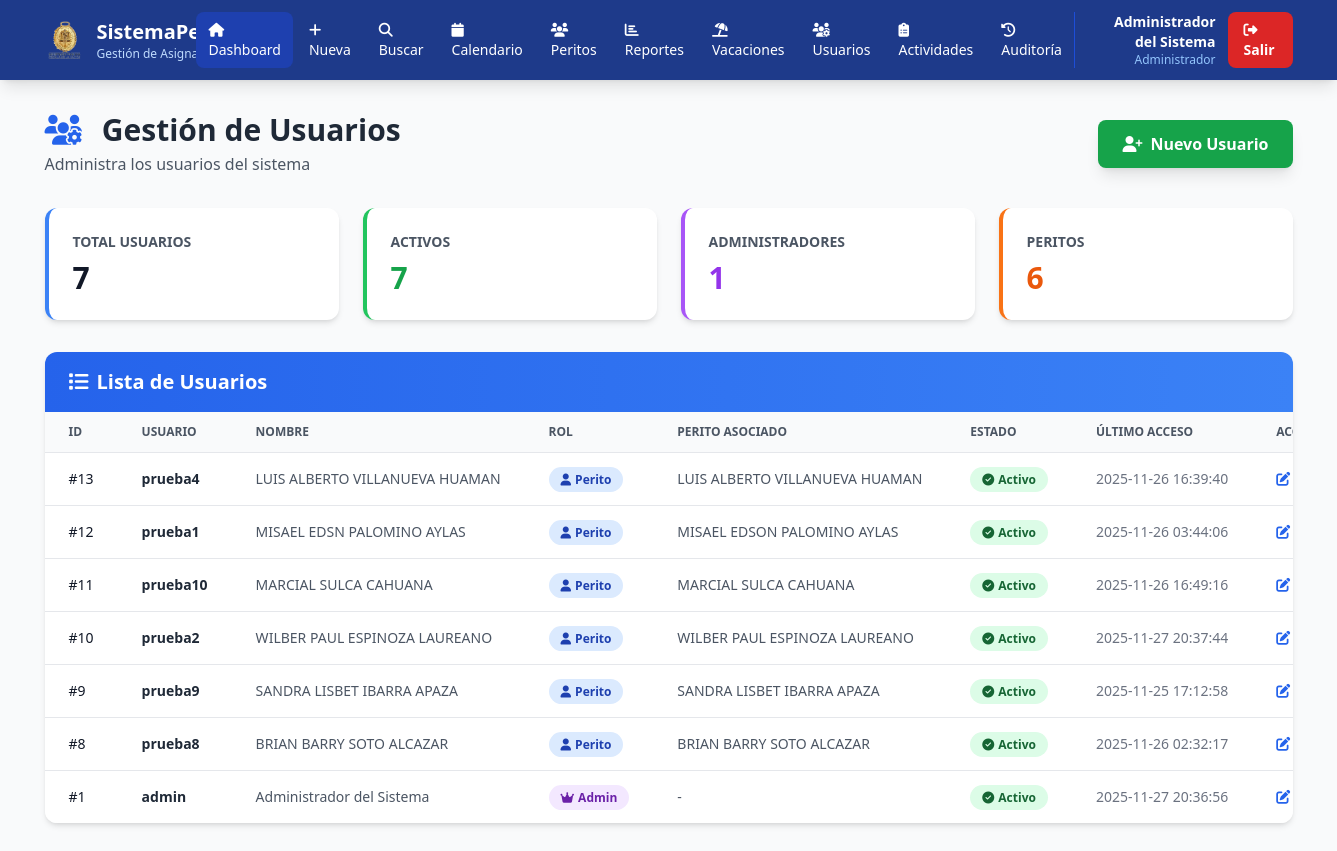
Before: /usuarios (signed in) with the older database file.
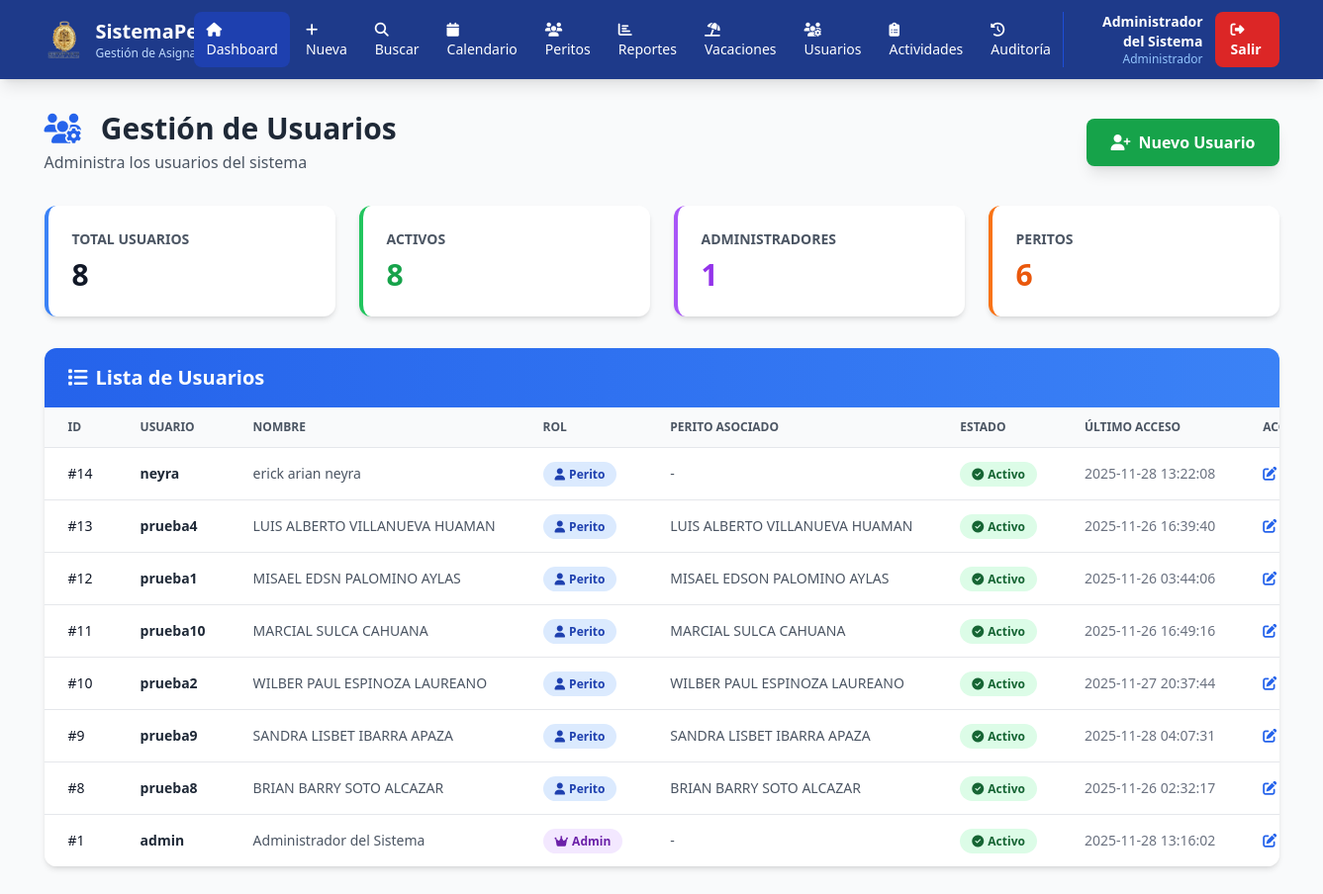
After: the same page with the newer database file.
### tables this page shows
CREATE TABLE usuarios (
            id INTEGER PRIMARY KEY AUTOINCREMENT,
            usuario TEXT UNIQUE NOT NULL,
            password TEXT NOT NULL,
            rol TEXT NOT NULL,
            perito_id INTEGER,
            nombre_completo TEXT,
            email TEXT,
            activo INTEGER DEFAULT 1,
            primer_inicio INTEGER DEFAULT 1,
            fecha_creacion TIMESTAMP DEFAULT CURRENT_TIMESTAMP,
            ultimo_acceso TIMESTAMP,
            FOREIGN KEY (perito_id) REFERENCES peritos(id)
        );

CREATE TABLE peritos (
            id INTEGER PRIMARY KEY AUTOINCREMENT,
            nombre_completo TEXT NOT NULL,
            tipo TEXT NOT NULL,
            estado TEXT DEFAULT 'Activo',
            fecha_creacion TIMESTAMP DEFAULT CURRENT_TIMESTAMP
        );

### app.py (the view)
@app.route('/usuarios')
@admin_required
def gestion_usuarios():
    conn = sqlite3.connect('database.db')
    conn.row_factory = sqlite3.Row
    cursor = conn.cursor()
    cursor.execute('''
        SELECT u.*, p.nombre_completo as perito_nombre
        FROM usuarios u
        LEFT JOIN peritos p ON u.perito_id = p.id
        ORDER BY u.fecha_creacion DESC
    ''')
    usuarios = []
    for row in cursor.fetchall():
        usuarios.append({
            'id': row['id'],
            'usuario': row['usuario'],
            'rol': row['rol'],
            'perito_id': row['perito_id'],
            'perito_nombre': row['perito_nombre'],
            'nombre_completo': row['nombre_completo'],
            'email': row['email'],
            'activo': row['activo'],
            'primer_inicio': row['primer_inicio'],
            'fecha_creacion': row['fecha_creacion'],
            'ultimo_acceso': row['ultimo_acceso']
        })
    cursor.execute('SELECT id, nombre_completo, tipo FROM peritos WHERE estado = "Activo" ORDER BY tipo, nombre_completo')
    peritos = [{'id': row['id'], 'nombre': row['nombre_completo'], 'tipo': row['tipo']} for row in cursor.fetchall()]
    conn.close()
    return render_template('admin/usuarios.html', usuarios=usuarios, peritos=peritos)

### app.py (called while the page is built)
def admin_required(f):
    @wraps(f)
    def decorated_function(*args, **kwargs):
        if 'usuario_id' not in session:
            return redirect(url_for('login'))
        if session.get('rol') != 'admin':
            return redirect(url_for('index'))
        return f(*args, **kwargs)
    return decorated_function

### templates/admin/usuarios.html (shortened to what this page needs)
<!DOCTYPE html>
<html lang="es">
<head>
    <script src="https://cdn.tailwindcss.com"></script>
    <link rel="stylesheet" href="https://cdnjs.cloudflare.com/ajax/libs/font-awesome/6.4.0/css/all.min.css">
</head>
<body class="bg-gray-50">
    <nav class="bg-blue-900 text-white shadow-lg">
        <div class="container mx-auto px-4">
            <div class="flex justify-between items-center py-3">
                <div class="flex items-center space-x-3">
                    <img src="{{ url_for('static', filename='imagenes/logompo.png') }}" alt="Logo" class="w-10 h-10 object-contain">
                    <div class="hidden md:block">
                        <h1 class="text-xl font-bold">SistemaPerito</h1>
                        <p class="text-xs text-blue-200">Gestión de Asignaciones</p>
                    </div>
                </div>
                <div class="flex items-center space-x-1">
                    <a href="/" class="px-3 py-2 bg-blue-800 rounded-lg hover:bg-blue-700 transition text-sm">
                        <i class="fas fa-home mr-1"></i>Dashboard
                    </a>
                    {% if session.rol == 'admin' %}
                    <a href="/nuevo" class="px-3 py-2 rounded-lg hover:bg-blue-800 transition text-sm">
                        <i class="fas fa-plus mr-1"></i>Nueva
                    </a>
                    {% endif %}
                    <a href="/buscar" class="px-3 py-2 rounded-lg hover:bg-blue-800 transition text-sm">
                        <i class="fas fa-search mr-1"></i>Buscar
                    </a>
                    <a href="/calendario" class="px-3 py-2 rounded-lg hover:bg-blue-800 transition text-sm">
                        <i class="fas fa-calendar mr-1"></i>Calendario
                    </a>
                    {% if session.rol == 'admin' %}
                    <a href="/peritos" class="px-3 py-2 rounded-lg hover:bg-blue-800 transition text-sm">
                        <i class="fas fa-users mr-1"></i>Peritos
                    </a>
                    <a href="/reportes" class="px-3 py-2 rounded-lg hover:bg-blue-800 transition text-sm">
                        <i class="fas fa-chart-bar mr-1"></i>Reportes
                    </a>
                    <a href="/vacaciones" class="px-3 py-2 rounded-lg hover:bg-blue-800 transition text-sm">
                        <i class="fas fa-umbrella-beach mr-1"></i>Vacaciones
                    </a>
                    <a href="/usuarios" class="px-3 py-2 rounded-lg hover:bg-blue-800 transition text-sm">
                        <i class="fas fa-users-cog mr-1"></i>Usuarios
                    </a>
                    <a href="/actividades-admin" class="px-3 py-2 rounded-lg hover:bg-blue-800 transition text-sm">
                        <i class="fas fa-clipboard-list mr-1"></i>Actividades
                    </a>
                     <a href="/auditoria" class="px-3 py-2 rounded-lg hover:bg-blue-800 transition text-sm">
                        <i class="fas fa-history mr-1"></i>Auditoría
                    </a>
                    {% endif %}
                </div>
                <div class="flex items-center space-x-3 border-l border-blue-700 pl-4">
                    <div class="text-right hidden md:block">
                        <p class="text-sm font-semibold">{{ session.nombre_completo or session.usuario }}</p>
                        {% if tipo_perito %}
                        <p class="text-xs text-blue-300">Perito {{ tipo_perito }}</p>
                        {% elif session.rol == 'admin' %}
                        <p class="text-xs text-blue-300">Administrador</p>
                        {% endif %}
                    </div>
                    <a href="/logout" class="px-4 py-2 bg-red-600 rounded-lg hover:bg-red-700 transition text-sm font-semibold">
                        <i class="fas fa-sign-out-alt mr-1"></i>Salir
                    </a>
                </div>
            </div>
        </div>
    </nav>
    <div class="container mx-auto px-4 py-8">
        <div class="flex justify-between items-center mb-8">
            <div>
                <h2 class="text-3xl font-bold text-gray-800">
                    <i class="fas fa-users-cog text-blue-600 mr-3"></i>
                    Gestión de Usuarios
                </h2>
                <p class="text-gray-600 mt-1">Administra los usuarios del sistema</p>
            </div>
            <button onclick="mostrarModalNuevo()"
                    class="px-6 py-3 bg-green-600 text-white font-semibold rounded-lg hover:bg-green-700 transition shadow-lg">
                <i class="fas fa-user-plus mr-2"></i>Nuevo Usuario
            </button>
        </div>
        <div class="grid grid-cols-1 md:grid-cols-4 gap-6 mb-8">
            <div class="bg-white rounded-xl shadow-md p-6 border-l-4 border-blue-500">
                <p class="text-sm font-semibold text-gray-600 uppercase">Total Usuarios</p>
                <p class="text-3xl font-bold text-gray-900 mt-2">{{ usuarios|length }}</p>
            </div>
            <div class="bg-white rounded-xl shadow-md p-6 border-l-4 border-green-500">
                <p class="text-sm font-semibold text-gray-600 uppercase">Activos</p>
                <p class="text-3xl font-bold text-green-600 mt-2">{{ usuarios|selectattr('activo', 'equalto', 1)|list|length }}</p>
            </div>
            <div class="bg-white rounded-xl shadow-md p-6 border-l-4 border-purple-500">
                <p class="text-sm font-semibold text-gray-600 uppercase">Administradores</p>
                <p class="text-3xl font-bold text-purple-600 mt-2">{{ usuarios|selectattr('rol', 'equalto', 'admin')|list|length }}</p>
            </div>
            <div class="bg-white rounded-xl shadow-md p-6 border-l-4 border-orange-500">
                <p class="text-sm font-semibold text-gray-600 uppercase">Peritos</p>
                <p class="text-3xl font-bold text-orange-600 mt-2">{{ usuarios|selectattr('rol', 'equalto', 'perito')|list|length }}</p>
            </div>
        </div>
        <div class="bg-white rounded-xl shadow-md overflow-hidden">
            <div class="px-6 py-4 bg-gradient-to-r from-blue-600 to-blue-500">
                <h3 class="text-xl font-bold text-white">
                    <i class="fas fa-list mr-2"></i>Lista de Usuarios
                </h3>
            </div>
            <div class="overflow-x-auto">
                <table class="min-w-full divide-y divide-gray-200">
                    <thead class="bg-gray-50">
                        <tr>
                            <th class="px-6 py-3 text-left text-xs font-semibold text-gray-600 uppercase">ID</th>
                            <th class="px-6 py-3 text-left text-xs font-semibold text-gray-600 uppercase">Usuario</th>
                            <th class="px-6 py-3 text-left text-xs font-semibold text-gray-600 uppercase">Nombre</th>
                            <th class="px-6 py-3 text-left text-xs font-semibold text-gray-600 uppercase">Rol</th>
                            <th class="px-6 py-3 text-left text-xs font-semibold text-gray-600 uppercase">Perito Asociado</th>
                            <th class="px-6 py-3 text-left text-xs font-semibold text-gray-600 uppercase">Estado</th>
                            <th class="px-6 py-3 text-left text-xs font-semibold text-gray-600 uppercase">Último Acceso</th>
                            <th class="px-6 py-3 text-left text-xs font-semibold text-gray-600 uppercase">Acciones</th>
                        </tr>
                    </thead>
                    <tbody class="bg-white divide-y divide-gray-200">
                        {% for user in usuarios %}
                        <tr class="hover:bg-gray-50">
                            <td class="px-6 py-4 whitespace-nowrap text-sm font-medium text-gray-900">#{{ user.id }}</td>
                            <td class="px-6 py-4 whitespace-nowrap text-sm font-semibold text-gray-800">{{ user.usuario }}</td>
                            <td class="px-6 py-4 whitespace-nowrap text-sm text-gray-600">{{ user.nombre_completo or '-' }}</td>
                            <td class="px-6 py-4 whitespace-nowrap text-sm">
                                {% if user.rol == 'admin' %}
                                <span class="px-3 py-1 bg-purple-100 text-purple-800 rounded-full text-xs font-semibold">
                                    <i class="fas fa-crown mr-1"></i>Admin
                                </span>
                                {% else %}
                                <span class="px-3 py-1 bg-blue-100 text-blue-800 rounded-full text-xs font-semibold">
                                    <i class="fas fa-user mr-1"></i>Perito
                                </span>
                                {% endif %}
                            </td>
                            <td class="px-6 py-4 whitespace-nowrap text-sm text-gray-600">
                                {{ user.perito_nombre or '-' }}
                            </td>
                            <td class="px-6 py-4 whitespace-nowrap text-sm">
                                {% if user.activo %}
                                <span class="px-3 py-1 bg-green-100 text-green-800 rounded-full text-xs font-semibold">
                                    <i class="fas fa-check-circle mr-1"></i>Activo
                                </span>
                                {% else %}
                                <span class="px-3 py-1 bg-red-100 text-red-800 rounded-full text-xs font-semibold">
                                    <i class="fas fa-times-circle mr-1"></i>Inactivo
                                </span>
                                {% endif %}
                            </td>
                            <td class="px-6 py-4 whitespace-nowrap text-sm text-gray-500">
                                {{ user.ultimo_acceso or 'Nunca' }}
                            </td>
                            <td class="px-6 py-4 whitespace-nowrap text-sm space-x-2">
                                <button onclick="editarUsuario({{ user.id }}, '{{ user.usuario }}', '{{ user.nombre_completo }}', '{{ user.email }}', '{{ user.rol }}', {{ user.perito_id or 'null' }}, {{ user.activo }})"
                                        class="text-blue-600 hover:text-blue-800" title="Editar">
                                    <i class="fas fa-edit"></i>
                                </button>
                            </td>
                        </tr>
                        {% endfor %}
                    </tbody>
                </table>
            </div>
        </div>
    </div>
</body>
</html>

Changed rows visible on the page:
changed usuarios "admin": ultimo_acceso "2025-11-27 20:36:56" → "2025-11-28 13:16:02"
added usuarios: id "14", usuario "neyra", nombre_completo "erick arian neyra", rol "invitado" (drawn), perito_nombre "-", activo 1 (drawn), ultimo_acceso "2025-11-28 13:22:08"
changed usuarios "prueba9": ultimo_acceso "2025-11-25 17:12:58" → "2025-11-28 04:07:31"
Other visible differences:
{{ usuarios|length }}: "7" → "8"
{{ usuarios|selectattr('activo', 'equalto', 1)|list|length }}: "7" → "8"
